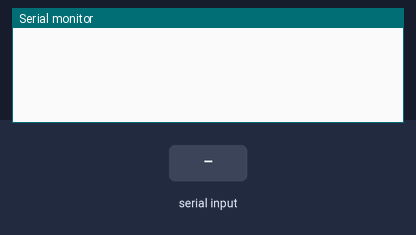
Bench run of a sketch on a simulated Arduino Uno, built with avr-gcc and run on an emulated ATmega328P. Shown: the last lines printed to the serial monitor. The inputs (shaded band) are chosen by the test bench.

Above: at 1.2 s.
1.3 s: "90,45,200\n" received over Serial
At 2.3 s:
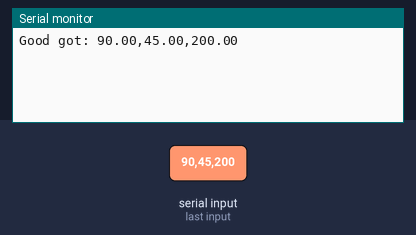
2.8 s: "90,45\n" received over Serial
At 4.2 s:
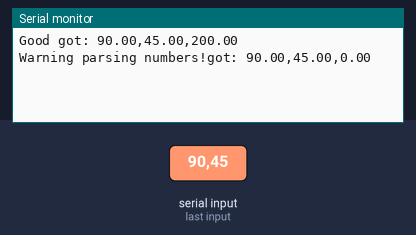

The sketch:

test_serie.ino
```cpp
float FromPC1, FromPC2, FromPC3;

void setup() {
  // put your setup code here, to run once:
  Serial.begin(115200);
}

void loop() {
  if (Serial.available()>0)
  {
    FromPC1 = Serial.parseFloat();
    FromPC2 = Serial.parseFloat();
    FromPC3 = Serial.parseFloat();
    if (Serial.read()!= '\n')
    {
      Serial.print("Warning parsing numbers!");
      Serial.print("got: ");
      Serial.print(FromPC1);
      Serial.print(",");
      Serial.print(FromPC2);
      Serial.print(",");
      Serial.println(FromPC3);
    }
    else
    {
        Serial.print("Good got: ");
        Serial.print(FromPC1);
        Serial.print(",");
        Serial.print(FromPC2);
        Serial.print(",");
        Serial.println(FromPC3);
//        float PMax = 0.5;
 /*       if (FromPC3 > PMax || FromPC2 > PMax || FromPC3 > PMax)
        {
          Serial.print("Warning, some pressures too high! Something wrong with: ");
        }
        else
        {
          setBar(1,FromPC1);
          setBar(2,FromPC2);
          setBar(3,FromPC3);
        }*/
    }
  }

}
```

Measured:
- after the input at 1.3 s, the serial monitor: prints a new line at once (image 1)
- after the input at 2.8 s, the serial monitor: prints a new line after 1.0 s (image 2)
